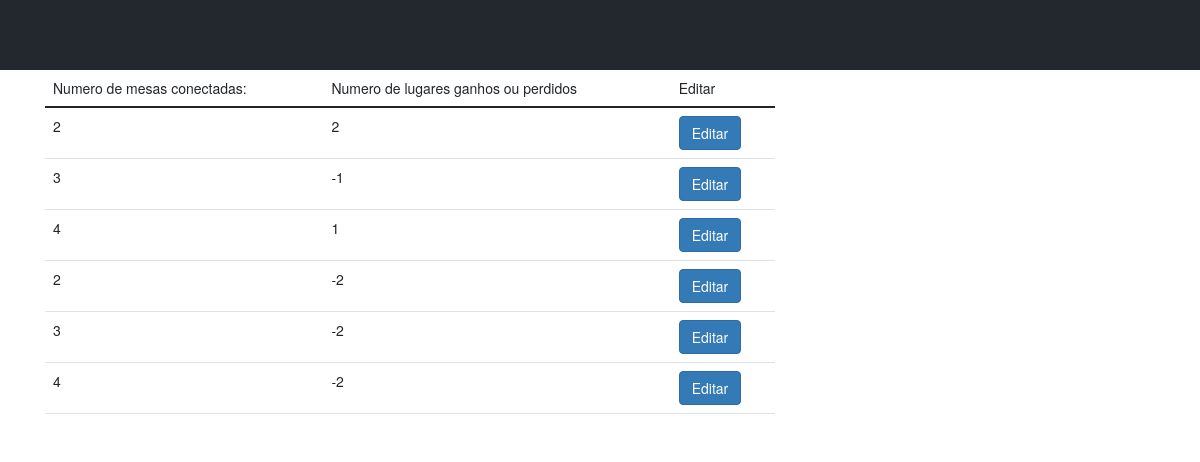
The page /restaurants/restaurantConnectTables/1/ on the database as committed earlier.
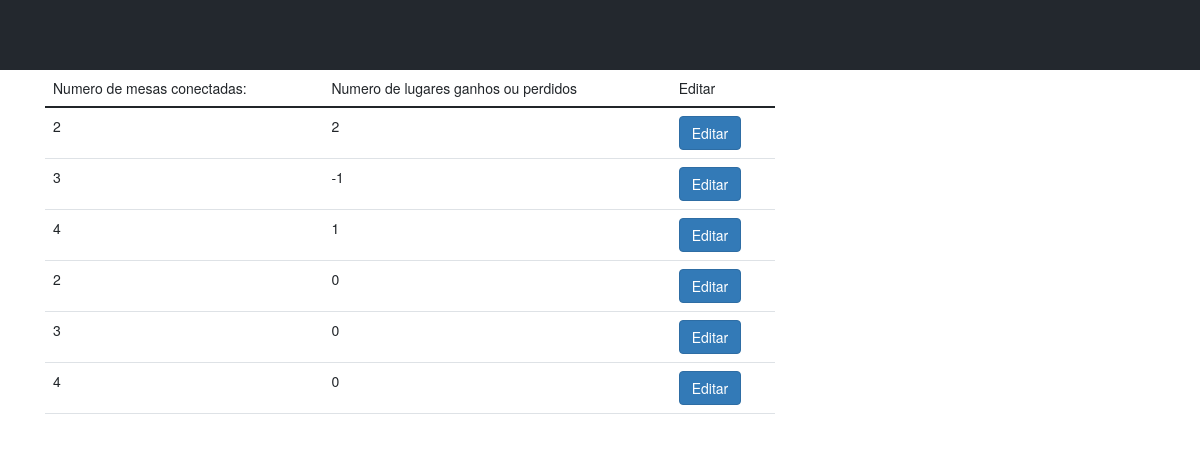
The same page on the database as committed later.
### restaurants/models.py (models this page shows, shortened)
class numberOfPeopleWhenTablesConnect(models.Model):
    restaurant = models.ForeignKey(restaurants,related_name='restaurantnumberofpeopleperconnectedtable',on_delete=models.CASCADE)
    number_of_tables = models.PositiveIntegerField()
    number_of_chairs = models.IntegerField()

### restaurants/views.py (the view, shortened to what this page needs)
# urls.py: path('restaurantConnectTables/<restaurant_pk>/',views.connectTables, name='restaurantConnectTables'),
def connectTables(request, restaurant_pk):
    form_to_update = ''
    form_update = ''
    delete = request.POST.get('delete','False')
    delete_confirm = request.POST.get('delete_confirm','False')
    create_form = request.POST.get('create_form','False')
    save_form = request.POST.get('save_form','False')
    form_pk = request.POST.get('form_pk','False')
    save_form_update = request.POST.get('save_form_update','False')
    restaurant = restaurants.objects.filter(owner__username__contains=request.user,pk__contains=restaurant_pk)
    owner_restaurants = restaurants.objects.filter(owner__username__contains=request.user)
    data = numberOfPeopleWhenTablesConnect.objects.filter(restaurant__pk__contains=restaurant_pk)
    form = numberOfPeopleWhenTablesConnectForm()
    return render(request, 'restaurants/connect_tables.html', {'restaurant':restaurant,
                                                              'owner_restaurants':owner_restaurants,
                                                              'form':form,'data':data,
                                                              'create_form':create_form,
                                                              'form_pk':form_pk,'form_update':form_update,
                                                              'delete':delete})

### restaurants/templates/restaurants/connect_tables.html (shortened to what this page needs)
{% extends 'restaurants/base_menu.html' %}
{% block content %}
{% load crispy_forms_tags %}
<div class="filter-bar">
</div>
<div class="container">
  <div class="row">
    <div class="col-12 col-md-8">
      {% if create_form == 'True' %}
      <form  method="post">
        {% csrf_token %}
        {{ form|crispy }}
        <button class="btn btn-primary " type="submit" name="save_form" value="True">Criar</button>
      </form>
      {% else %}
      {% if form_pk != 'False' %}
        <form method="post">
          {% csrf_token %}
          {{ form_update|crispy }}
          <input type="hidden" name="form_pk" value="{{form_pk}}">
          <button class="btn btn-primary" type="submit" name="save_form_update" value="True">Guardar</button>
        </form>
      {% else %}
      <table class="table">
        <thead class="thead-dark">
          <tr>
            <td>Numero de mesas conectadas:</td>
            <td>Numero de lugares ganhos ou perdidos</td>
            <td>Editar</td>
          </tr>
        </thead>
        <tbody class="table-group-divider">
          {% for x in data %}
              <tr>
                <td>{{x.number_of_tables}}</td>
                <td>{{x.number_of_chairs}}</td>
                <td><form method="post">{% csrf_token %}<button class="btn btn-primary" type="submit" name="form_pk" value="{{x.pk}}">Editar</button></form></td>
              </tr>
          {% endfor %}
        </tbody>
      </table>
      {% endif %}
      {% endif %}
    </div>
  </div>
</div>
{% endblock %}

Rows that differ between the two databases and show on the page:
changed numberOfPeopleWhenTablesConnect (number 4 of 6 on the later page): number_of_chairs "-2" → "0"
changed numberOfPeopleWhenTablesConnect (number 5 of 6 on the later page): number_of_chairs "-2" → "0"
changed numberOfPeopleWhenTablesConnect (number 6 of 6 on the later page): number_of_chairs "-2" → "0"
